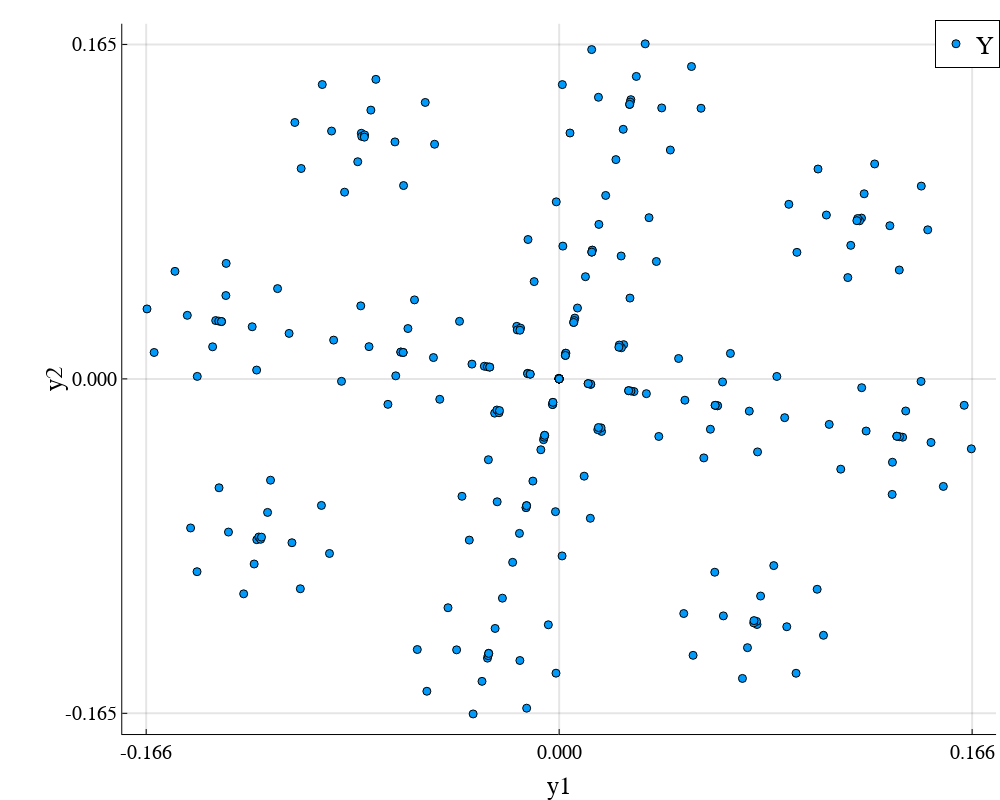

The notebook cell this image was saved under:
### Code cell
s = scatter(eachrow(Y_)...,
    xlabel="y1",ylabel="y2",
    markercolor = [1 for _ in 1:256], #[c[4] for c in conf],
    size=(1000,800),
    # label = false,
    grid = true, gridlinewidth = 2,
    tickfontsize = 14,
    guidefontsize=18,
    legendfontsize = 18,
    xticks=[round(minimum(Y_[1,:]),digits=3),0.0,round(maximum(Y_[1,:]),digits=3)...],
    yticks=[round(minimum(Y_[2,:]),digits=3),0.0,round(maximum(Y_[2,:]),digits=3)...],
    markersize = 4,
    label="Y",
    hover=collect(1:256)
    )
